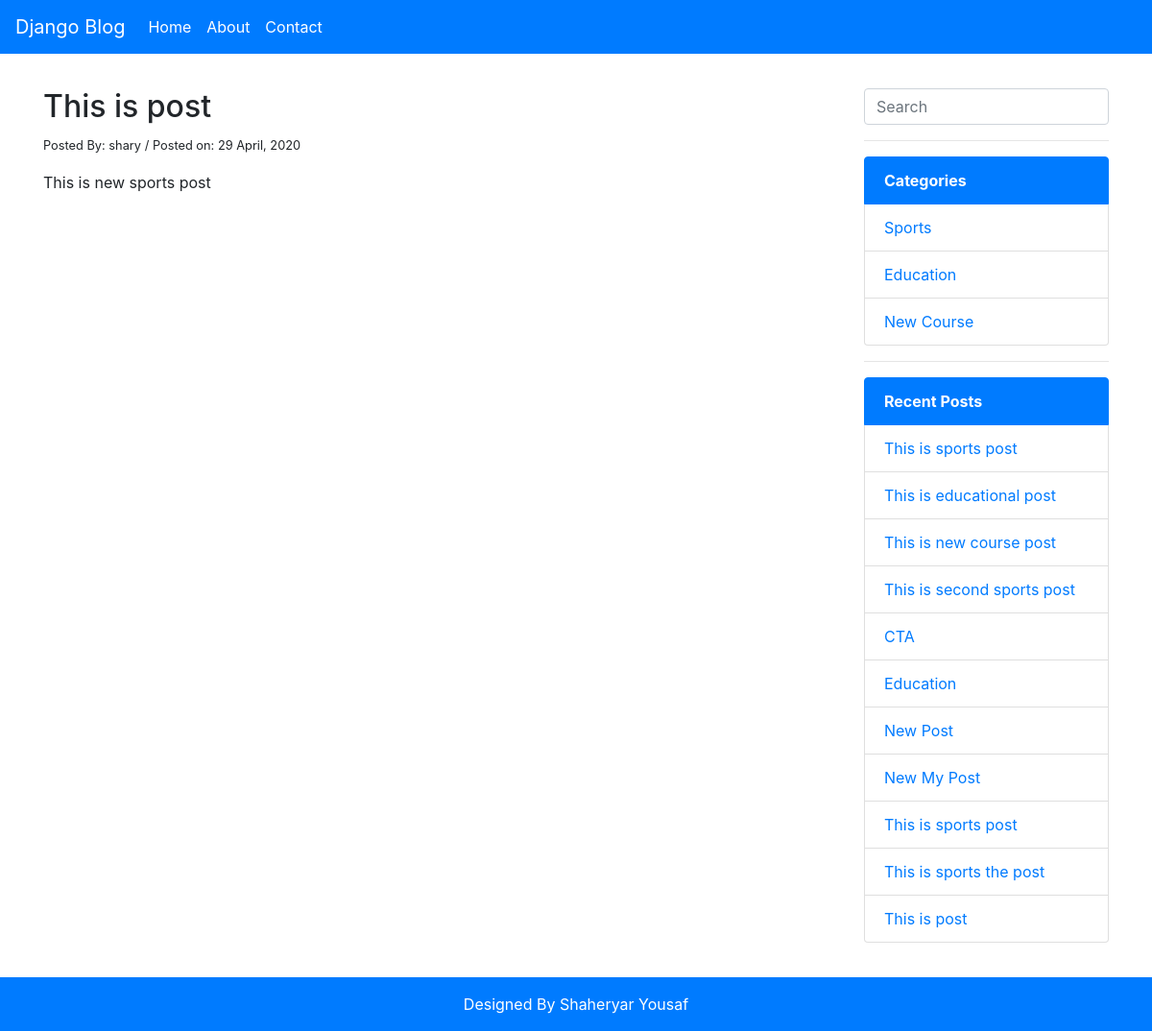
/blog/this-is-post, run on the app's committed database.
### posts/models.py (models this page shows, shortened)
class Post(models.Model):
    category = models.ForeignKey(Category, on_delete=models.DO_NOTHING, related_name='category_set')
    title = models.CharField(max_length=200)
    description = RichTextField()
    is_published = models.BooleanField(default=True)
    author = models.ForeignKey(User, on_delete=models.DO_NOTHING)
    meta_title = models.CharField(max_length=200, blank=True)
    meta_description = models.TextField(blank=True)
    slug = models.SlugField(unique=True, blank=True)
    created_at = models.DateTimeField(auto_now_add=True)
    updated_at = models.DateTimeField(auto_now=True)

class Category(models.Model):
    title = models.CharField(max_length=200)
    meta_title = models.CharField(max_length=200, blank=True)
    meta_description = models.TextField(blank=True)
    slug = models.SlugField(unique=True, blank=True)
    created_at = models.DateTimeField(auto_now_add=True)
    updated_at = models.DateTimeField(auto_now=True)
    class Meta:
        verbose_name = 'Category'
        verbose_name_plural = 'Categories'

### posts/views.py (the view)
# urls.py: path('', views.index, name='contact'),
def index(request, slug):
	post = Post.objects.get(slug=slug)
	categories = Category.objects.all()
	posts = Post.objects.all().filter(is_published=True)
	context = {
		'post': post,
		'categories': categories,
		'posts': posts
	}
	return render(request, 'posts/single.html', context)
	pass

### templates/posts/single.html (shortened to what this page needs)
{% extends 'base.html' %}
{% block content %}
    <div class="col-lg-9 col-xs-12">
        <div class="single-article">
            <h2>{{post.title}}</h2>
            <small>Posted By: {{ post.author }}  / Posted on: {{ post.created_at | date:"d F, Y" }}</small>
            <p>{{post.description | safe}}</p>
        </div>
    </div>
    <div class="col-lg-3 col-xs-12">
        {% include 'partials/sidebar.html' %}
    </div>
{% endblock %}

### templates/partials/sidebar.html (shortened to what this page needs)
<aside>
	<form action="{% url 'search' %}">
	    <input type="search" name="keywords" placeholder="Search" class="form-control" />
	</form>
    <hr />
    <ul class="list-group">
    	<li class="list-group-item active"><b>Categories</b></li>
    	{% if categories %}
    		{% for category in categories %}
    			<li class="list-group-item"><a href="{% url 'category' category.slug %}">{{ category.title }}</a></li>
    		{% endfor %}
    	{% else %}
    		No Categories
    	{% endif %}
    </ul>
    <hr />
    <ul class="list-group">
    	<li class="list-group-item active"><b>Recent Posts</b></li>
    	{% if posts %}
    		{% for post in posts %}
    			<li class="list-group-item"><a href="{% url 'index' post.slug %}">{{post.title}}</a></li>
    		{% endfor %}
    	{% else %}
    		No Posts
    	{% endif %}
    </ul>
</aside>

### blog/static/css/style.css (style rules this page uses)
p { margin-top: 1rem !important; }
ul li a, ul li a:hover { text-decoration: none; }

### data on the page
Post: title "This is post", author "shary", created_at "29 April, 2020", description "This is new sports post"
Category: title "Sports"
Category: title "Education"
Category: title "New Course"
Post: title "This is sports post"
Post: title "This is educational post"
Post: title "This is new course post"
Post: title "This is second sports post"
Post: title "CTA"
Post: title "Education"
Post: title "New Post"
Post: title "New My Post"
Post: title "This is sports post"
Post: title "This is sports the post"
